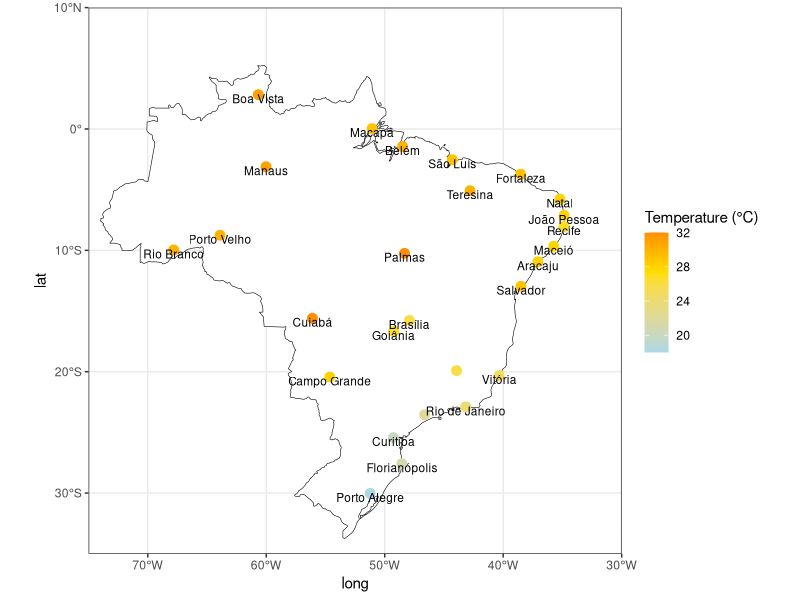

Source code (R):
library(sf)
library(ggplot2)
library(rnaturalearth)
library(rnaturalearthdata)

# Obter os dados geoespaciais do Brasil
brasil_sf <- ne_countries(scale = "medium", country = "Brazil", returnclass = "sf")

# Dados de TODAS as Capitais do Brasil com TEMPERATURAS (valores de exemplo)
capitals_data <- data.frame(
  capital = c(
    "Rio Branco", "Maceió", "Macapá", "Manaus", "Salvador", "Fortaleza",
    "Vitória", "Goiânia", "São Luís", "Cuiabá", "Campo Grande", "Belo Horizonte",
    "Belém", "João Pessoa", "Curitiba", "Recife", "Teresina", "Rio de Janeiro",
    "Natal", "Porto Alegre", "Porto Velho", "Boa Vista", "Florianópolis",
    "São Paulo", "Aracaju", "Palmas", "Brasília"
  ),
  lat = c(
    -9.97, -9.67, 0.03, -3.11, -12.97, -3.73, -20.31, -16.68, -2.53, -15.60,
    -20.44, -19.91, -1.45, -7.12, -25.43, -8.05, -5.09, -22.90, -5.78, -30.03,
    -8.76, 2.82, -27.59, -23.55, -10.94, -10.25, -15.78
  ),
  long = c(
    -67.81, -35.74, -51.07, -60.02, -38.50, -38.52, -40.34, -49.25, -44.30, -56.10,
    -54.64, -43.94, -48.49, -34.86, -49.27, -34.88, -42.80, -43.17, -35.21, -51.23,
    -63.90, -60.67, -48.55, -46.63, -37.07, -48.33, -47.92
  ),
  temperatura = c(
    30, 28, 29, 31, 29, 29,
    25, 27, 29, 32, 28, 26,
    30, 28, 20, 27, 30, 24,
    28, 18, 30, 31, 21,
    22, 28, 32, 26
  )
)

# Criar o gráfico com as cores dos pontos baseadas na temperatura
ggplot(brasil_sf) +
  geom_sf(fill = "white", color = "black") + # Fundo do mapa em verde bandeira
  geom_point(data = capitals_data, aes(x = long, y = lat, color = temperatura),
             size = 3, shape = 19) + # Cor do ponto mapeada pela temperatura
  scale_color_gradient2(
    low = "lightblue",     # Azul mais escuro (frio)
    mid = "#FFDE00",     # Amarelo (cores da bandeira)
    high = "#FF0000",    # Vermelho (quente)
    midpoint = mean(capitals_data$temperatura), # Ponto central para a transição de cores
    name = "Temperature (°C)" # Legenda da escala de cores
  ) +
  geom_text(data = capitals_data,
            aes(x = long, y = lat, label = capital), # Apenas o nome da capital
            vjust = 0, hjust = 0.5, size = 3, check_overlap = TRUE,
            nudge_y = -0.7, # Ajustei o nudge_y um pouco para cima, pois o rótulo é menor
            color = "black") + # Cor do texto preto para melhor legibilidade
  coord_sf(xlim = c(-75, -30), ylim = c(-35, 10), expand = FALSE) +
  theme_bw() 
